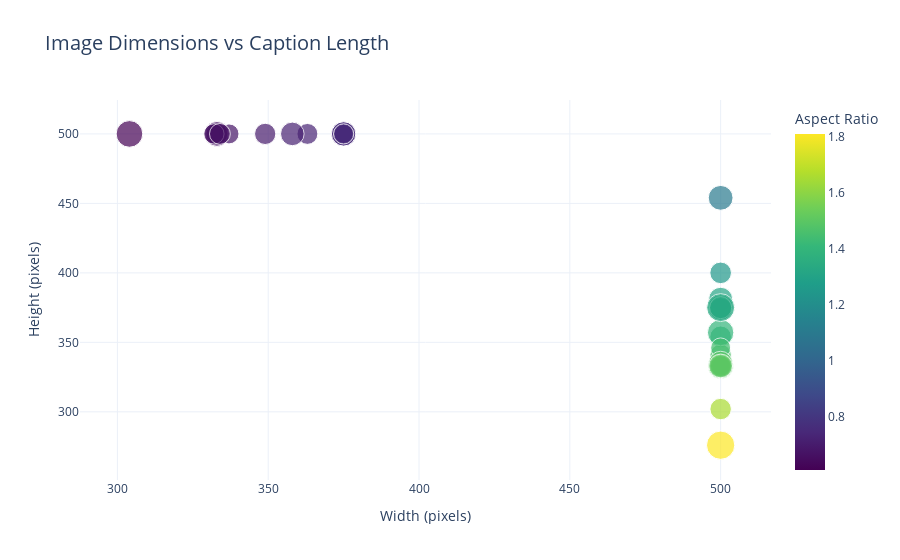

Source (notebook cell):
### Code cell
# Cell 15: Create a scatter plot of image dimensions with caption length information
# Join caption length information with image properties
# For each image, calculate the average caption length
avg_caption_length = captions_df.groupby('image')['caption_length'].mean().reset_index()
img_props_with_caption = pd.merge(img_props_df, avg_caption_length, on='image', how='inner')

# Create an interactive plot with Plotly
fig = px.scatter(
    img_props_with_caption, 
    x='width', 
    y='height',
    size='caption_length',
    color='aspect_ratio',
    hover_name='image',
    title='Image Dimensions vs Caption Length',
    labels={
        'width': 'Width (pixels)',
        'height': 'Height (pixels)',
        'caption_length': 'Avg. Caption Length',
        'aspect_ratio': 'Aspect Ratio'
    },
    color_continuous_scale='viridis'
)

fig.update_layout(
    template='plotly_white',
    title_font_size=20,
    legend_title_font_size=14
)

# Save the figure to HTML for interactive viewing
fig.write_html("image_dimensions_vs_caption_length.html")
print("Interactive plot saved to 'image_dimensions_vs_caption_length.html'")

# Display the figure in notebook
fig.show()

### Figure 1 — Plotly figure (JSON) as saved in the notebook; plotly's stock layout.template omitted (floating-point values rounded to 4 significant figures)
{"data": [{"hovertemplate": "<b>%{hovertext}</b><br><br>Width (pixels)=%{x}<br>Height (pixels)=%{y}<br>Avg. Caption Length=%{marker.size}<br>Aspect Ratio=%{marker.color}<extra></extra>", "hovertext": ["6788207108.jpg", "2928152792_b16c73434a.jpg", "2337578794.jpg", "456324238.jpg", "436808119.jpg", "4947153201.jpg", "1056338697.jpg", "3250593457_9049a73b61.jpg", "7664745438.jpg", "2866018225.jpg", "2806694193.jpg", "1484584782.jpg", "3377383984.jpg", "2565847129.jpg", "2648310638.jpg", "1713248047_d03721456d.jpg", "2142457568.jpg", "4844407687.jpg", "637342973_89f6fac1f7.jpg", "412082368.jpg", "287373328.jpg", "3908650006.jpg", "186911943.jpg", "5534272962.jpg", "2907244809.jpg", "2260099785.jpg", "3116769029_f5a76f04ba.jpg", "3391924827.jpg", "1969573381_5ecfae4c80.jpg", "2915183095_4ed4aa4f37.jpg", "4160672903.jpg", "3648160673_0c783236a6.jpg", "6184114561.jpg", "207958110.jpg", "4863525980.jpg", "2151229468.jpg", "3035949542.jpg", "4645730257.jpg", "4770018165.jpg", "3231880001.jpg", "4229894355.jpg", "1236964638_1808784a3c.jpg", "4760594001.jpg", "371139037.jpg", "4960364637.jpg", "4439032965.jpg", "6348201976.jpg", "4190354455.jpg", "2529017800.jpg", "7439117786.jpg"], "legendgroup": "", "marker": {"color": [0.75, 0.726, 0.716, 1.412, 1.466, 1.502, 1.502, 0.674, 1.812, 0.666, 1.101, 1.333, 1.401, 1.502, 0.666, 1.656, 1.497, 1.33, 1.333, 1.502, 0.75, 1.333, 1.312, 0.75, 1.502, 1.333, 1.502, 0.664, 1.445, 1.333, 1.333, 1.502, 1.337, 0.75, 1.493, 1.502, 1.502, 1.502, 0.608, 1.333, 1.502, 0.668, 1.25, 1.502, 0.698, 1.502, 1.502, 1.502, 1.333, 0.75], "coloraxis": "coloraxis", "size": [12.4, 11.8, 15, 12.6, 12.4, 17.4, 14.2, 10.8, 21.6, 12.8, 16.6, 11.4, 18.8, 13.2, 16.6, 12.4, 11.8, 12.2, 12.2, 12.6, 16, 13, 15.6, 16, 8.4, 14, 10.8, 11.2, 10.8, 9.8, 17.8, 9.6, 14, 10, 15.4, 11.4, 9.4, 12.6, 19.2, 13.2, 13.2, 11.8, 12.6, 11.8, 12.2, 11.2, 13.4, 15.4, 21.2, 11.2], "sizemode": "area", "sizeref": 0.054, "symbol": "circle"}, "mode": "markers", "name": "", "orientation": "v", "showlegend": false, "type": "scatter", "x": [375, 363, 358, 500, 500, 500, 500, 337, 500, 333, 500, 500, 500, 500, 333, 500, 500, 500, 500, 500, 375, 500, 500, 375, 500, 500, 500, 332, 500, 500, 500, 500, 500, 375, 500, 500, 500, 500, 304, 500, 500, 334, 500, 500, 349, 500, 500, 500, 500, 375], "xaxis": "x", "y": [500, 500, 500, 354, 341, 333, 333, 500, 276, 500, 454, 375, 357, 333, 500, 302, 334, 376, 375, 333, 500, 375, 381, 500, 333, 375, 333, 500, 346, 375, 375, 333, 374, 500, 335, 333, 333, 333, 500, 375, 333, 500, 400, 333, 500, 333, 333, 333, 375, 500], "yaxis": "y"}], "layout": {"coloraxis": {"colorbar": {"title": {"text": "Aspect Ratio"}}, "colorscale": [[0, "#440154"], [0.1111, "#482878"], [0.2222, "#3e4989"], [0.3333, "#31688e"], [0.4444, "#26828e"], [0.5556, "#1f9e89"], [0.6667, "#35b779"], [0.7778, "#6ece58"], [0.8889, "#b5de2b"], [1, "#fde725"]]}, "legend": {"itemsizing": "constant", "title": {"font": {"size": 14}}, "tracegroupgap": 0}, "title": {"font": {"size": 20}, "text": "Image Dimensions vs Caption Length"}, "xaxis": {"anchor": "y", "domain": [0, 1], "title": {"text": "Width (pixels)"}}, "yaxis": {"anchor": "x", "domain": [0, 1], "title": {"text": "Height (pixels)"}}}}
